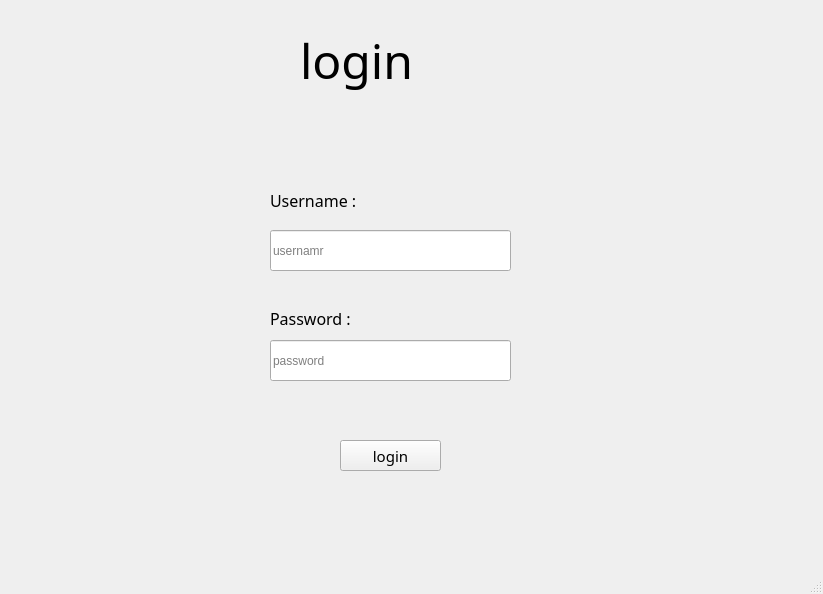
<?xml version="1.0" encoding="UTF-8"?>
<ui version="4.0">
 <class>mainWindow</class>
 <widget class="QMainWindow" name="mainWindow">
  <property name="geometry">
   <rect>
    <x>0</x>
    <y>0</y>
    <width>823</width>
    <height>594</height>
   </rect>
  </property>
  <property name="windowTitle">
   <string>login</string>
  </property>
  <widget class="QWidget" name="centralwidget">
   <widget class="QLabel" name="label">
    <property name="geometry">
     <rect>
      <x>300</x>
      <y>-20</y>
      <width>251</width>
      <height>161</height>
     </rect>
    </property>
    <property name="font">
     <font>
      <family>Viner Hand ITC</family>
      <pointsize>36</pointsize>
      <underline>false</underline>
     </font>
    </property>
    <property name="text">
     <string>login</string>
    </property>
   </widget>
   <widget class="QLabel" name="label_2">
    <property name="geometry">
     <rect>
      <x>270</x>
      <y>160</y>
      <width>161</width>
      <height>81</height>
     </rect>
    </property>
    <property name="font">
     <font>
      <family>Rockwell Condensed</family>
      <pointsize>12</pointsize>
     </font>
    </property>
    <property name="text">
     <string>Username :</string>
    </property>
   </widget>
   <widget class="QLineEdit" name="le_username">
    <property name="geometry">
     <rect>
      <x>270</x>
      <y>230</y>
      <width>241</width>
      <height>41</height>
     </rect>
    </property>
    <property name="placeholderText">
     <string>usernamr</string>
    </property>
   </widget>
   <widget class="QLabel" name="label_3">
    <property name="geometry">
     <rect>
      <x>270</x>
      <y>310</y>
      <width>131</width>
      <height>16</height>
     </rect>
    </property>
    <property name="font">
     <font>
      <family>Rockwell Condensed</family>
      <pointsize>12</pointsize>
     </font>
    </property>
    <property name="text">
     <string>Password :</string>
    </property>
   </widget>
   <widget class="QLineEdit" name="le_password">
    <property name="geometry">
     <rect>
      <x>270</x>
      <y>340</y>
      <width>241</width>
      <height>41</height>
     </rect>
    </property>
    <property name="placeholderText">
     <string>password</string>
    </property>
   </widget>
   <widget class="QPushButton" name="btn_login">
    <property name="geometry">
     <rect>
      <x>340</x>
      <y>440</y>
      <width>101</width>
      <height>31</height>
     </rect>
    </property>
    <property name="font">
     <font>
      <family>Sylfaen</family>
      <pointsize>11</pointsize>
     </font>
    </property>
    <property name="text">
     <string>login</string>
    </property>
   </widget>
  </widget>
  <widget class="QMenuBar" name="menubar">
   <property name="geometry">
    <rect>
     <x>0</x>
     <y>0</y>
     <width>823</width>
     <height>26</height>
    </rect>
   </property>
  </widget>
  <widget class="QStatusBar" name="statusbar"/>
 </widget>
 <resources/>
 <connections/>
</ui>
